Frame 1 (no input): blank canvas, image omitted
Frame 60 (no input): blank canvas, image omitted
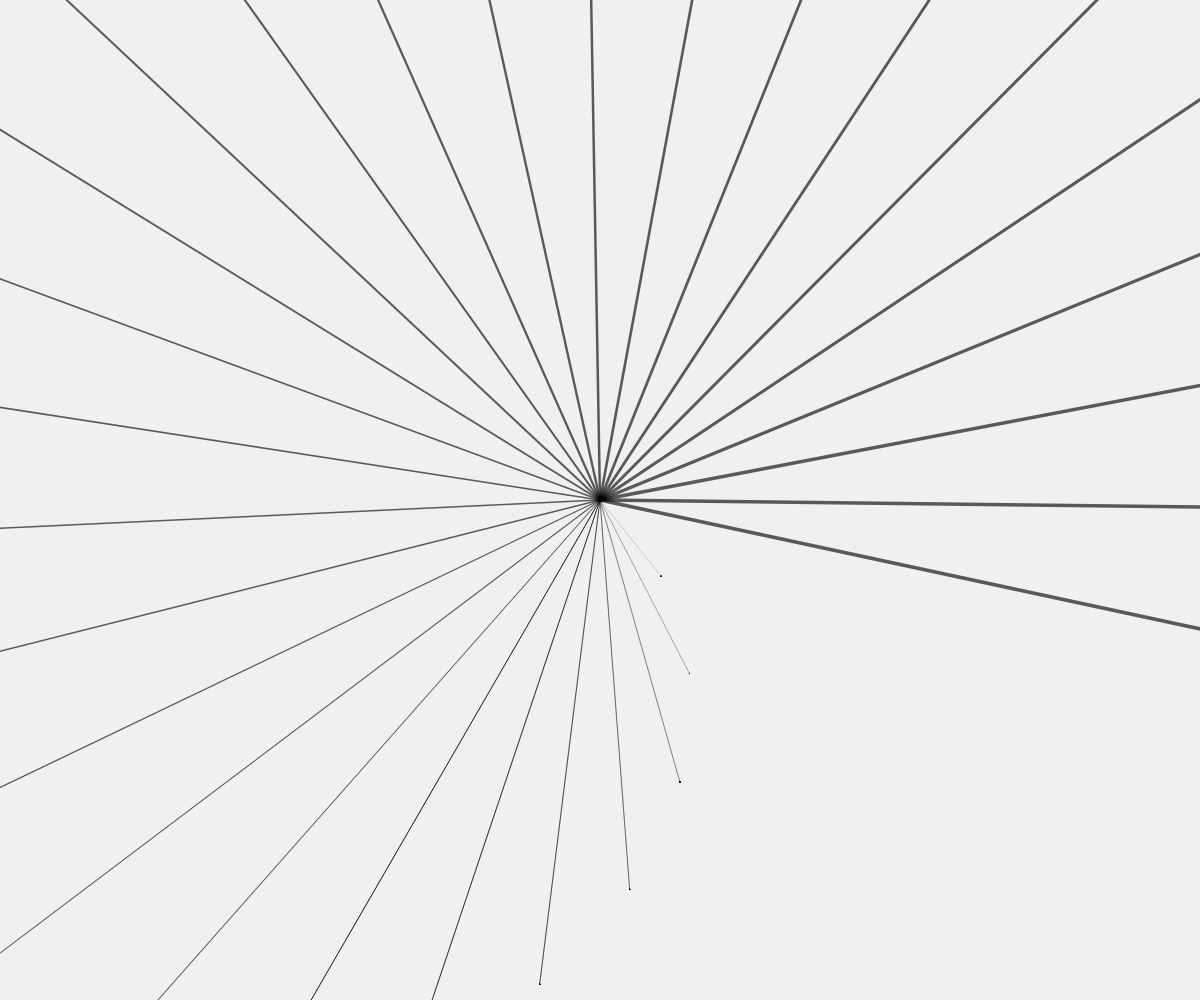
Frame 120 (the mouse pressed at the canvas centre since frame 60)

The p5.js sketch whose frames 1 and 60 were blank and that drew this single picture after the mouse press (run headless with seeded random() and noise() and a simulated clock; from frame 60 on, the mouse is pressed at the canvas centre):

// p5.js sketch
// ── sketch.js
var drawBitch = [];

function setup() {
  createCanvas(windowWidth, windowHeight);
  background(240);
}

function draw() {

  fill(0, 10);
  stroke(0, 160);

  translate(width / 2, height / 2);

  for (var i = 0; i < 30; i++) {
    push();
    rotate(i / 5.0);
    scale(i / 8.0);
    triangle(mouseX, mouseY, pmouseX, pmouseY, mouseX, mouseY);
    pop();
  }
}
